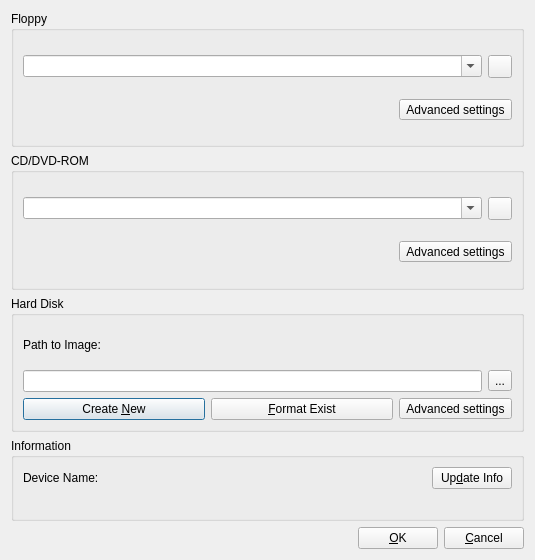
<?xml version="1.0" encoding="UTF-8"?>
<ui version="4.0">
 <author>Andrey Rijov</author>
 <class>Properties_Window</class>
 <widget class="QDialog" name="Properties_Window">
  <property name="windowModality">
   <enum>Qt::WindowModal</enum>
  </property>
  <property name="geometry">
   <rect>
    <x>0</x>
    <y>0</y>
    <width>535</width>
    <height>560</height>
   </rect>
  </property>
  <property name="windowTitle">
   <string>Properties</string>
  </property>
  <property name="windowIcon">
   <iconset resource="../resources/icons.qrc">
    <normaloff>:/edit.png</normaloff>:/edit.png</iconset>
  </property>
  <layout class="QVBoxLayout" name="verticalLayout">
   <item>
    <widget class="QGroupBox" name="GB_Floppy">
     <property name="sizePolicy">
      <sizepolicy hsizetype="Preferred" vsizetype="Minimum">
       <horstretch>0</horstretch>
       <verstretch>0</verstretch>
      </sizepolicy>
     </property>
     <property name="title">
      <string>Floppy</string>
     </property>
     <layout class="QGridLayout" name="gridLayout_3">
      <item row="0" column="0" colspan="2">
       <layout class="QHBoxLayout" name="horizontalLayout_4">
        <item>
         <widget class="QComboBox" name="CB_FD_Devices">
          <property name="editable">
           <bool>true</bool>
          </property>
         </widget>
        </item>
        <item>
         <widget class="QToolButton" name="TB_FD_Image_Browse">
          <property name="toolTip">
           <string>Browse</string>
          </property>
          <property name="text">
           <string/>
          </property>
          <property name="icon">
           <iconset resource="../resources/icons.qrc">
            <normaloff>:/open-file.png</normaloff>:/open-file.png</iconset>
          </property>
          <property name="toolButtonStyle">
           <enum>Qt::ToolButtonTextBesideIcon</enum>
          </property>
         </widget>
        </item>
       </layout>
      </item>
      <item row="1" column="0">
       <spacer name="horizontalSpacer">
        <property name="orientation">
         <enum>Qt::Horizontal</enum>
        </property>
        <property name="sizeHint" stdset="0">
         <size>
          <width>114</width>
          <height>20</height>
         </size>
        </property>
       </spacer>
      </item>
      <item row="1" column="1">
       <widget class="QToolButton" name="TB_FD_Advanced_Settings">
        <property name="text">
         <string>Advanced settings</string>
        </property>
        <property name="icon">
         <iconset resource="../resources/icons.qrc">
          <normaloff>:/configure.png</normaloff>:/configure.png</iconset>
        </property>
        <property name="toolButtonStyle">
         <enum>Qt::ToolButtonTextBesideIcon</enum>
        </property>
       </widget>
      </item>
     </layout>
    </widget>
   </item>
   <item>
    <widget class="QGroupBox" name="GB_CDROM">
     <property name="sizePolicy">
      <sizepolicy hsizetype="Preferred" vsizetype="Minimum">
       <horstretch>0</horstretch>
       <verstretch>0</verstretch>
      </sizepolicy>
     </property>
     <property name="title">
      <string>CD/DVD-ROM</string>
     </property>
     <layout class="QGridLayout" name="gridLayout_4">
      <item row="0" column="0" colspan="2">
       <layout class="QHBoxLayout" name="horizontalLayout_3">
        <item>
         <widget class="QComboBox" name="CB_CDROM_Devices">
          <property name="editable">
           <bool>true</bool>
          </property>
         </widget>
        </item>
        <item>
         <widget class="QToolButton" name="TB_CDROM_Image_Browse">
          <property name="toolTip">
           <string>Browse</string>
          </property>
          <property name="text">
           <string/>
          </property>
          <property name="icon">
           <iconset resource="../resources/icons.qrc">
            <normaloff>:/open-file.png</normaloff>:/open-file.png</iconset>
          </property>
          <property name="toolButtonStyle">
           <enum>Qt::ToolButtonTextBesideIcon</enum>
          </property>
         </widget>
        </item>
       </layout>
      </item>
      <item row="1" column="0">
       <spacer name="horizontalSpacer_2">
        <property name="orientation">
         <enum>Qt::Horizontal</enum>
        </property>
        <property name="sizeHint" stdset="0">
         <size>
          <width>114</width>
          <height>20</height>
         </size>
        </property>
       </spacer>
      </item>
      <item row="1" column="1">
       <widget class="QToolButton" name="TB_CDROM_Advanced_Settings">
        <property name="text">
         <string>Advanced settings</string>
        </property>
        <property name="icon">
         <iconset resource="../resources/icons.qrc">
          <normaloff>:/configure.png</normaloff>:/configure.png</iconset>
        </property>
        <property name="toolButtonStyle">
         <enum>Qt::ToolButtonTextBesideIcon</enum>
        </property>
       </widget>
      </item>
     </layout>
    </widget>
   </item>
   <item>
    <widget class="QGroupBox" name="GB_HDD">
     <property name="sizePolicy">
      <sizepolicy hsizetype="Preferred" vsizetype="Minimum">
       <horstretch>0</horstretch>
       <verstretch>0</verstretch>
      </sizepolicy>
     </property>
     <property name="title">
      <string>Hard Disk</string>
     </property>
     <layout class="QGridLayout" name="gridLayout_2">
      <item row="0" column="0">
       <widget class="QLabel" name="Label_HDD_Path_to_Image">
        <property name="text">
         <string>Path to Image:</string>
        </property>
       </widget>
      </item>
      <item row="1" column="0" colspan="3">
       <layout class="QHBoxLayout" name="horizontalLayout_2">
        <item>
         <widget class="QLineEdit" name="Edit_HDD_Image_Path"/>
        </item>
        <item>
         <widget class="QToolButton" name="TB_HDD_Image_Browse">
          <property name="toolTip">
           <string>Browse</string>
          </property>
          <property name="text">
           <string>...</string>
          </property>
          <property name="icon">
           <iconset resource="../resources/icons.qrc">
            <normaloff>:/open-file.png</normaloff>:/open-file.png</iconset>
          </property>
         </widget>
        </item>
       </layout>
      </item>
      <item row="2" column="0">
       <widget class="QPushButton" name="Button_HDD_New">
        <property name="text">
         <string>Create &amp;New</string>
        </property>
        <property name="icon">
         <iconset resource="../resources/icons.qrc">
          <normaloff>:/add.png</normaloff>:/add.png</iconset>
        </property>
       </widget>
      </item>
      <item row="2" column="1">
       <widget class="QPushButton" name="Button_HDD_Format">
        <property name="text">
         <string>&amp;Format Exist</string>
        </property>
        <property name="icon">
         <iconset resource="../resources/icons.qrc">
          <normaloff>:/eraser.png</normaloff>:/eraser.png</iconset>
        </property>
       </widget>
      </item>
      <item row="2" column="2">
       <widget class="QToolButton" name="TB_HDD_Advanced_Settings">
        <property name="text">
         <string>Advanced settings</string>
        </property>
        <property name="icon">
         <iconset resource="../resources/icons.qrc">
          <normaloff>:/configure.png</normaloff>:/configure.png</iconset>
        </property>
        <property name="toolButtonStyle">
         <enum>Qt::ToolButtonTextBesideIcon</enum>
        </property>
       </widget>
      </item>
     </layout>
    </widget>
   </item>
   <item>
    <widget class="QGroupBox" name="GB_Info">
     <property name="sizePolicy">
      <sizepolicy hsizetype="Preferred" vsizetype="Maximum">
       <horstretch>0</horstretch>
       <verstretch>0</verstretch>
      </sizepolicy>
     </property>
     <property name="title">
      <string>Information</string>
     </property>
     <layout class="QGridLayout" name="gridLayout">
      <item row="0" column="0">
       <widget class="QLabel" name="Label_Name">
        <property name="sizePolicy">
         <sizepolicy hsizetype="Minimum" vsizetype="Preferred">
          <horstretch>0</horstretch>
          <verstretch>0</verstretch>
         </sizepolicy>
        </property>
        <property name="text">
         <string>Device Name: </string>
        </property>
       </widget>
      </item>
      <item row="0" column="1">
       <widget class="QPushButton" name="Button_Update_Info">
        <property name="sizePolicy">
         <sizepolicy hsizetype="Maximum" vsizetype="Fixed">
          <horstretch>0</horstretch>
          <verstretch>0</verstretch>
         </sizepolicy>
        </property>
        <property name="text">
         <string>Up&amp;date Info</string>
        </property>
        <property name="icon">
         <iconset resource="../resources/icons.qrc">
          <normaloff>:/update.png</normaloff>:/update.png</iconset>
        </property>
       </widget>
      </item>
      <item row="1" column="0" colspan="2">
       <widget class="QLabel" name="Label_Info">
        <property name="text">
         <string/>
        </property>
        <property name="textInteractionFlags">
         <set>Qt::TextSelectableByMouse</set>
        </property>
       </widget>
      </item>
     </layout>
    </widget>
   </item>
   <item>
    <layout class="QHBoxLayout" name="horizontalLayout">
     <item>
      <spacer>
       <property name="orientation">
        <enum>Qt::Horizontal</enum>
       </property>
       <property name="sizeHint" stdset="0">
        <size>
         <width>40</width>
         <height>20</height>
        </size>
       </property>
      </spacer>
     </item>
     <item>
      <widget class="QPushButton" name="Button_OK">
       <property name="text">
        <string>&amp;OK</string>
       </property>
       <property name="icon">
        <iconset resource="../resources/icons.qrc">
         <normaloff>:/ok.png</normaloff>:/ok.png</iconset>
       </property>
      </widget>
     </item>
     <item>
      <widget class="QPushButton" name="Button_Cancel">
       <property name="text">
        <string>&amp;Cancel</string>
       </property>
       <property name="icon">
        <iconset resource="../resources/icons.qrc">
         <normaloff>:/cancel.png</normaloff>:/cancel.png</iconset>
       </property>
      </widget>
     </item>
    </layout>
   </item>
  </layout>
 </widget>
 <tabstops>
  <tabstop>CB_FD_Devices</tabstop>
  <tabstop>TB_FD_Advanced_Settings</tabstop>
  <tabstop>TB_FD_Image_Browse</tabstop>
  <tabstop>CB_CDROM_Devices</tabstop>
  <tabstop>TB_CDROM_Advanced_Settings</tabstop>
  <tabstop>TB_CDROM_Image_Browse</tabstop>
  <tabstop>Edit_HDD_Image_Path</tabstop>
  <tabstop>TB_HDD_Image_Browse</tabstop>
  <tabstop>Button_HDD_New</tabstop>
  <tabstop>Button_HDD_Format</tabstop>
  <tabstop>TB_HDD_Advanced_Settings</tabstop>
  <tabstop>Button_Update_Info</tabstop>
  <tabstop>Button_OK</tabstop>
  <tabstop>Button_Cancel</tabstop>
 </tabstops>
 <resources>
  <include location="../resources/icons.qrc"/>
 </resources>
 <connections>
  <connection>
   <sender>Button_Cancel</sender>
   <signal>clicked()</signal>
   <receiver>Properties_Window</receiver>
   <slot>reject()</slot>
   <hints>
    <hint type="sourcelabel">
     <x>384</x>
     <y>429</y>
    </hint>
    <hint type="destinationlabel">
     <x>407</x>
     <y>402</y>
    </hint>
   </hints>
  </connection>
 </connections>
</ui>
